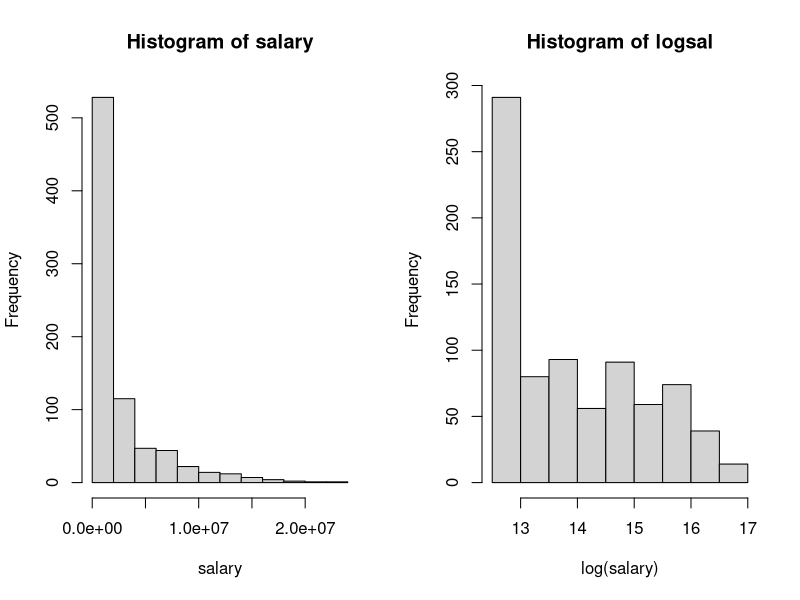
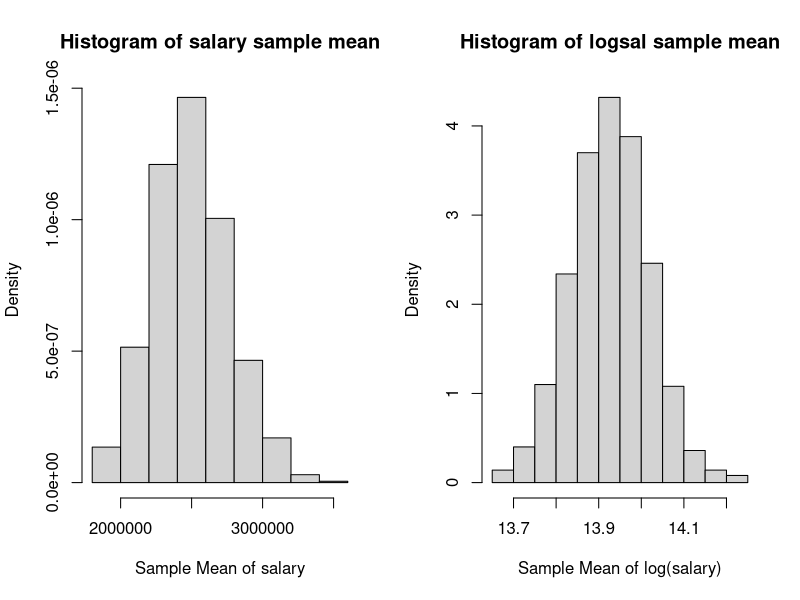

Here is the R script that generated these plots, in order:
## ---- chunk 1
baseball = read.csv('baseball.csv', header=FALSE)
baseball = baseball[,c(3,4,5)]
colnames(baseball) = c('player', 'salary', 'POS')
head(baseball)
## ---- chunk 2
set.seed(0); set.seed(12345)
n = 150; N = dim(baseball)[1]
# 定义函数 get_SRS(n, N) 来从总体中得到一个SRS
get_SRS = function(n, N){
  S = c(); k = 0 # 初始化变量
  while (k < n){
    x = runif(1)
    R = floor(N*x) + 1
    if (! R %in% S){
      S = append(S, R)
      k = k + 1
    }
  }
  return(S)
}
S = get_SRS(n, N)
## ---- chunk 3
baseball_SRS = baseball[S,] # 用baseball_SRS储存抽样数据
salary = baseball_SRS$salary # 得到变量salary
logsal = log(salary) # 得到变量logsal
mean_logsal = mean(logsal) # logsal的样本平均
s2_logsal = sum((logsal - mean_logsal)^2) / (n - 1) # logsal的样本方差
se_logsal = sqrt((1-n/N)/n * s2_logsal) # logsal的标准误SE
CI_lb_logsal = mean_logsal - qnorm(0.975) * se_logsal # CI lower bound
CI_ub_logsal = mean_logsal + qnorm(0.975) * se_logsal # CI upper bound
# 输出结果
print(paste0('变量logsal的均值为', round(mean_logsal, 3)), quote=FALSE)
print(paste0('变量logsal的95%置信区间为', 
             '[', round(CI_lb_logsal,3), ',', round(CI_ub_logsal,3), ']'), quote=FALSE)
## ---- chunk 4
baseball_SRS$pitcher = rep(0, n) # 创建pitcher列
baseball_SRS$pitcher[baseball_SRS$POS == 'P'] = 1 # 是pitcher的选手赋值为1
pitcher = baseball_SRS$pitcher
p_hat_pitcher = sum(pitcher) / n # pitcher比例的样本估计值
s2_pitcher = sum((pitcher - p_hat_pitcher)^2) / (n - 1) # pitcher比例的样本方差
se_pitcher = sqrt((1-n/N)/n * s2_pitcher) # pitcher比例的标准误SE
CI_lb_pitcher = p_hat_pitcher - qnorm(0.975) * se_pitcher # CI lower bound
CI_ub_pitcher = p_hat_pitcher + qnorm(0.975) * se_pitcher # CI upper bound
# 输出结果
print(paste0('pitcher总体比例的样本估计值为', round(p_hat_pitcher, 3)), quote=FALSE)
print(paste0('pitcher总体比例的95%置信区间为', 
             '[', round(CI_lb_pitcher,3), ',', round(CI_ub_pitcher,3), ']'), quote=FALSE)
## ---- chunk 5
mean_logsal_U = mean(log(baseball$salary)) # logsal的总体均值
baseball$pitcher = rep(0, N)
baseball$pitcher[baseball$POS == 'P'] = 1
p_pitcher = mean(baseball$pitcher)
# 输出结果
print(paste0('logsal的总体均值为', round(mean_logsal_U, 3)), quote=FALSE)
print(paste0('pitcher的总体比例为', round(p_pitcher, 3)), quote=FALSE)
## ---- chunk 6
logsal_in_CI = mean_logsal_U > CI_lb_logsal & mean_logsal_U < CI_ub_logsal
pitcher_in_CI = p_pitcher > CI_lb_pitcher & p_pitcher < CI_ub_pitcher
# 输出结果
print(paste0('logsal的总体均值在其CI中的结果为', logsal_in_CI), quote=FALSE)
print(paste0('pitcher的总体比例在其CI中的结果为', pitcher_in_CI), quote=FALSE)
## ---- chunk 7
# 初始化所有变量
SRSmean_salary = c(); SRSmean_logsal = c()
SRSvar_salary = c(); SRSvar_logsal = c()
SRSlb_salary = c(); SRSub_salary = c()
SRSlb_logsal = c(); SRSub_logsal = c()

# 反复独立地抽取1000个容量为150的SRS，并对每一个样本计算相关的统计量
set.seed(0); set.seed(54321)
for (i in 1:1000){
  S_temp = get_SRS(n, N) # SRS的序号
  baseball_SRStemp = baseball[S_temp,] # 从原数据中提取SRS的信息
  salary_temp = baseball_SRStemp$salary # 得到样本的salary
  logsal_temp = log(salary_temp) # 得到样本的logsal
  
  SRSmean_salary = append(SRSmean_salary, mean(salary_temp)) # 更新salary样本均值
  SRSmean_logsal = append(SRSmean_logsal, mean(logsal_temp)) # 更新logsal样本均值
  SRSvar_salary = append(SRSvar_salary, var(salary_temp)) # 更新salary样本方差
  SRSvar_logsal = append(SRSvar_logsal, var(logsal_temp)) # 更新logsal样本方差
  
  se_salary_temp = sqrt((1-n/N)/n * var(salary_temp)) # salary的标准误SE
  se_logsal_temp = sqrt((1-n/N)/n * var(logsal_temp)) # logsal的标准误SE
  
  # 每一个样本salary的95%置信区间
  lb_salary_temp = mean(salary_temp) - qnorm(0.975) * se_salary_temp
  ub_salary_temp = mean(salary_temp) + qnorm(0.975) * se_salary_temp
  # 每一个样本logsal的95%置信区间
  lb_logsal_temp = mean(logsal_temp) - qnorm(0.975) * se_logsal_temp
  ub_logsal_temp = mean(logsal_temp) + qnorm(0.975) * se_logsal_temp
  
  SRSlb_salary = append(SRSlb_salary, lb_salary_temp) # 更新salary置信下限
  SRSub_salary = append(SRSub_salary, ub_salary_temp) # 更新salary置信上限
  SRSlb_logsal = append(SRSlb_logsal, lb_logsal_temp) # 更新logsal置信下限
  SRSub_logsal = append(SRSub_logsal, ub_logsal_temp) # 更新logsal置信上限
}

SRS1000_df = data.frame(SRSmean_salary, SRSvar_salary, SRSlb_salary, 
                        SRSub_salary, SRSmean_logsal, SRSvar_logsal,
                        SRSlb_logsal, SRSub_logsal) # 将所有数据保存在数据框中
## ---- chunk 8
par(mfrow=c(1,2))
hist(baseball$salary, xlab='salary', main='Histogram of salary')
hist(log(baseball$salary), xlab='log(salary)', main='Histogram of logsal')
## ---- chunk 9
par(mfrow=c(1,2))
hist(SRS1000_df$SRSmean_salary, freq=FALSE,
     xlab='Sample Mean of salary', main='Histogram of salary sample mean')
hist(SRS1000_df$SRSmean_logsal, freq=FALSE,
     xlab='Sample Mean of log(salary)', main='Histogram of logsal sample mean')
## ---- chunk 10
salary_meanmean = mean(SRS1000_df$SRSmean_salary) # salary样本均值的均值
salary_meanvar = var(SRS1000_df$SRSmean_salary) # salary样本均值的方差
salary_varmean = mean(SRS1000_df$SRSvar_salary) # salary样本方差的均值
logsal_meanmean = mean(SRS1000_df$SRSmean_logsal) # logsal样本均值的均值
logsal_meanvar = var(SRS1000_df$SRSmean_logsal) # logsal样本均值的方差
logsal_varmean = mean(SRS1000_df$SRSvar_logsal) # logsal样本方差的均值
# 输出结果
print(paste0('salary样本均值的均值与方差、样本方差的均值分别为',
             format(salary_meanmean, scientific=TRUE, digits=5), '，', 
             format(salary_meanvar, scientific=TRUE, digits=5), '，', 
             format(salary_varmean, scientific=TRUE, digits=5)), quote=FALSE)
print(paste0('logsal样本均值的均值与方差、样本方差的均值分别为',
             round(logsal_meanmean, 4), '，', round(logsal_meanvar, 4),
             '，', round(logsal_varmean, 4)), quote=FALSE)
## ---- chunk 11
# salary的各真实值的计算
salary_realmean = mean(baseball$salary) # 总体均值的真实值
salary_realvar = var(baseball$salary) # 总体方差的真实值
salary_real_sampleMeanVar = (1-n/N)/n * salary_realvar # 样本均值的方差的真实值
# salary的各相对误差的计算
salary_mean_error = (salary_meanmean - salary_realmean) / salary_realmean * 100
salary_sampleMeanVar_error = (salary_meanvar - salary_real_sampleMeanVar) / 
  salary_real_sampleMeanVar * 100
salary_var_error = (salary_varmean - salary_realvar) / salary_realvar * 100

# logsal的各真实值的计算
logsal_realmean = mean(log(baseball$salary)) # 总体均值的真实值
logsal_realvar = var(log(baseball$salary)) # 总体方差的真实值
logsal_real_sampleMeanVar = (1-n/N)/n * logsal_realvar # 样本均值的方差的真实值
# logsal的各相对误差的计算
logsal_mean_error = (logsal_meanmean - logsal_realmean) / logsal_realmean * 100
logsal_sampleMeanVar_error = (logsal_meanvar - logsal_real_sampleMeanVar) / 
  logsal_real_sampleMeanVar * 100
logsal_var_error = (logsal_varmean - logsal_realvar) / logsal_realvar * 100

# 结果输出
print('========== salary ==========', quote=FALSE)
print(paste0('样本均值的均值为', format(salary_meanmean, scientific=TRUE, digits=5),
             '，总体均值的真实值为', format(salary_realmean, scientific=TRUE, digits=5),
             '，相对误差为', round(salary_mean_error, 4), '%'), quote=FALSE)
print(paste0('样本均值的方差的估计值为', 
             format(salary_meanvar, scientific=TRUE, digits=5),
             '，样本均值的方差的真实值为',
             format(salary_real_sampleMeanVar, scientific=TRUE, digits=5),
             '，相对误差为', round(salary_sampleMeanVar_error, 4), '%'), quote=FALSE)
print(paste0('样本方差的均值为', 
             format(salary_varmean, scientific=TRUE, digits=5),
             '，总体方差的真实值为',
             format(salary_realvar, scientific=TRUE, digits=5),
             '，相对误差为', round(salary_var_error, 4), '%'), quote=FALSE)

print('========== logsal ==========', quote=FALSE)
print(paste0('样本均值的均值为', round(logsal_meanmean, digits=5),
             '，总体均值的真实值为', round(logsal_realmean, digits=5),
             '，相对误差为', round(logsal_mean_error, 4), '%'), quote=FALSE)
print(paste0('样本均值的方差的估计值为', round(logsal_meanvar, digits=5),
             '，样本均值的方差的真实值为', round(logsal_real_sampleMeanVar, digits=5),
             '，相对误差为', round(logsal_sampleMeanVar_error, 4), '%'), quote=FALSE)
print(paste0('样本方差的均值为', round(logsal_varmean, digits=5),
             '，总体方差的真实值为', round(logsal_realvar, digits=5),
             '，相对误差为', round(logsal_var_error, 4), '%'), quote=FALSE)
## ---- chunk 12
SRS1000_df$salaryMean_in_CI = rep(0, 1000)
SRS1000_df$logsalMean_in_CI = rep(0, 1000)
SRS1000_df$salaryMean_in_CI[salary_realmean>SRSlb_salary & 
                              salary_realmean<SRSub_salary] = 1
SRS1000_df$logsalMean_in_CI[logsal_realmean>SRSlb_logsal & 
                              logsal_realmean<SRSub_logsal] = 1
salary_confidenceLevel = sum(SRS1000_df$salaryMean_in_CI) / 1000 * 100
logsal_confidenceLevel = sum(SRS1000_df$logsalMean_in_CI) / 1000 * 100
print(paste0('salary总体均值的置信区间覆盖真实值的比例为',
             salary_confidenceLevel, '%'), quote=FALSE)
print(paste0('logsal总体均值的置信区间覆盖真实值的比例为',
             logsal_confidenceLevel, '%'), quote=FALSE)
## ---- chunk 13
agsrs_sample = read.csv('agsrs.csv') # 读入数据
acres92_sample = agsrs_sample$acres92
N_25 = 3078; n_25 = 300
set.seed(0); set.seed(1111)

acres92_sampleMeans = c() # 初始化bootstrap样本的样本均值
for (j in 1:1000){
  # 构造伪总体
  pseudo_popNum = c()
  for (i in 1:N_25){
    x = runif(1)
    R = floor(n_25*x) + 1
    pseudo_popNum = append(pseudo_popNum, R)
  }
  acres92_pseudoPop = acres92_sample[pseudo_popNum] # 一个伪总体 U^star_j
  
  # 从这一伪总体中采用SRS WOR方法抽取一个容量为n的样本
  pseudo_sampleNum = get_SRS(n_25, N_25)
  acres92_psedoSample = acres92_pseudoPop[pseudo_sampleNum]
  acres92_mean = mean(acres92_psedoSample) # 样本均值
  acres92_sampleMeans = append(acres92_sampleMeans, acres92_mean)
}
quantile(acres92_sampleMeans, c(0.025, 0.975)) # 近似95%置信区间
## ---- chunk 14
CI_lb_bootstrap = 256659.4; CI_ub_bootstrap = 339165.0
CI_lb_hajek = 260856.08; CI_ub_hajek = 334937.92
lb_error = (CI_lb_bootstrap - CI_lb_hajek) / CI_lb_hajek * 100
ub_error = (CI_ub_bootstrap - CI_ub_hajek) / CI_ub_hajek * 100
print(paste0('置信下限的相对误差为', round(lb_error,4), '%'))
print(paste0('置信上限的相对误差为', round(ub_error,4), '%'))
